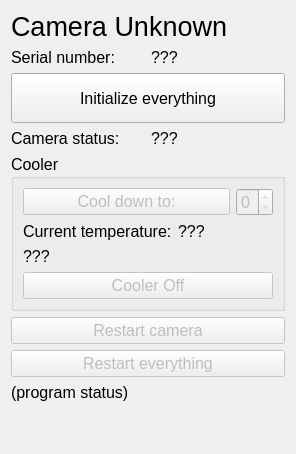
<?xml version="1.0" encoding="UTF-8"?>
<ui version="4.0">
 <class>camControlWidget</class>
 <widget class="QWidget" name="camControlWidget">
  <property name="geometry">
   <rect>
    <x>0</x>
    <y>0</y>
    <width>288</width>
    <height>452</height>
   </rect>
  </property>
  <property name="font">
   <font>
    <pointsize>12</pointsize>
   </font>
  </property>
  <property name="windowTitle">
   <string>Camera control</string>
  </property>
  <layout class="QVBoxLayout" name="verticalLayout_3">
   <item>
    <widget class="QLabel" name="titleLabel">
     <property name="font">
      <font>
       <pointsize>20</pointsize>
      </font>
     </property>
     <property name="text">
      <string>Camera Unknown</string>
     </property>
    </widget>
   </item>
   <item>
    <layout class="QHBoxLayout" name="horizontalLayout_3">
     <item>
      <widget class="QLabel" name="serialNumberIsLabel">
       <property name="text">
        <string>Serial number:</string>
       </property>
      </widget>
     </item>
     <item>
      <widget class="QLabel" name="serialLabel">
       <property name="text">
        <string>???</string>
       </property>
      </widget>
     </item>
    </layout>
   </item>
   <item>
    <widget class="QPushButton" name="initAllButton">
     <property name="minimumSize">
      <size>
       <width>0</width>
       <height>50</height>
      </size>
     </property>
     <property name="text">
      <string>Initialize everything</string>
     </property>
     <property name="flat">
      <bool>false</bool>
     </property>
    </widget>
   </item>
   <item>
    <layout class="QHBoxLayout" name="horizontalLayout_4">
     <item>
      <widget class="QLabel" name="cameraStatusIsLabel">
       <property name="text">
        <string>Camera status:</string>
       </property>
      </widget>
     </item>
     <item>
      <widget class="QLabel" name="cameraStatusLabel">
       <property name="text">
        <string>???</string>
       </property>
      </widget>
     </item>
    </layout>
   </item>
   <item>
    <widget class="QGroupBox" name="coolerBox">
     <property name="enabled">
      <bool>true</bool>
     </property>
     <property name="title">
      <string>Cooler</string>
     </property>
     <layout class="QVBoxLayout" name="verticalLayout_2">
      <item>
       <layout class="QHBoxLayout" name="horizontalLayout">
        <item>
         <widget class="QPushButton" name="cooldownButton">
          <property name="enabled">
           <bool>false</bool>
          </property>
          <property name="sizePolicy">
           <sizepolicy hsizetype="Expanding" vsizetype="Fixed">
            <horstretch>0</horstretch>
            <verstretch>0</verstretch>
           </sizepolicy>
          </property>
          <property name="minimumSize">
           <size>
            <width>120</width>
            <height>0</height>
           </size>
          </property>
          <property name="text">
           <string>Cool down to:</string>
          </property>
         </widget>
        </item>
        <item>
         <widget class="QSpinBox" name="tempSpin">
          <property name="enabled">
           <bool>false</bool>
          </property>
          <property name="minimum">
           <number>0</number>
          </property>
          <property name="maximum">
           <number>0</number>
          </property>
          <property name="value">
           <number>0</number>
          </property>
         </widget>
        </item>
       </layout>
      </item>
      <item>
       <layout class="QHBoxLayout" name="horizontalLayout_2">
        <item>
         <widget class="QLabel" name="currentTemperatureIsLabel">
          <property name="text">
           <string>Current temperature:</string>
          </property>
         </widget>
        </item>
        <item>
         <widget class="QLabel" name="tempLabel">
          <property name="minimumSize">
           <size>
            <width>0</width>
            <height>0</height>
           </size>
          </property>
          <property name="text">
           <string>???</string>
          </property>
         </widget>
        </item>
       </layout>
      </item>
      <item>
       <widget class="QLabel" name="coolerLabel">
        <property name="minimumSize">
         <size>
          <width>250</width>
          <height>0</height>
         </size>
        </property>
        <property name="text">
         <string>???</string>
        </property>
       </widget>
      </item>
      <item>
       <widget class="QPushButton" name="coolerOffButton">
        <property name="enabled">
         <bool>false</bool>
        </property>
        <property name="text">
         <string>Cooler Off</string>
        </property>
       </widget>
      </item>
     </layout>
    </widget>
   </item>
   <item>
    <widget class="QPushButton" name="restartCamButton">
     <property name="enabled">
      <bool>false</bool>
     </property>
     <property name="text">
      <string>Restart camera</string>
     </property>
     <property name="flat">
      <bool>false</bool>
     </property>
    </widget>
   </item>
   <item>
    <widget class="QPushButton" name="restartAllButton">
     <property name="enabled">
      <bool>false</bool>
     </property>
     <property name="text">
      <string>Restart everything</string>
     </property>
    </widget>
   </item>
   <item>
    <widget class="QLabel" name="programStatusLabel">
     <property name="minimumSize">
      <size>
       <width>0</width>
       <height>60</height>
      </size>
     </property>
     <property name="text">
      <string>(program status)</string>
     </property>
     <property name="alignment">
      <set>Qt::AlignLeading|Qt::AlignLeft|Qt::AlignTop</set>
     </property>
     <property name="wordWrap">
      <bool>true</bool>
     </property>
    </widget>
   </item>
  </layout>
 </widget>
 <resources/>
 <connections/>
</ui>
